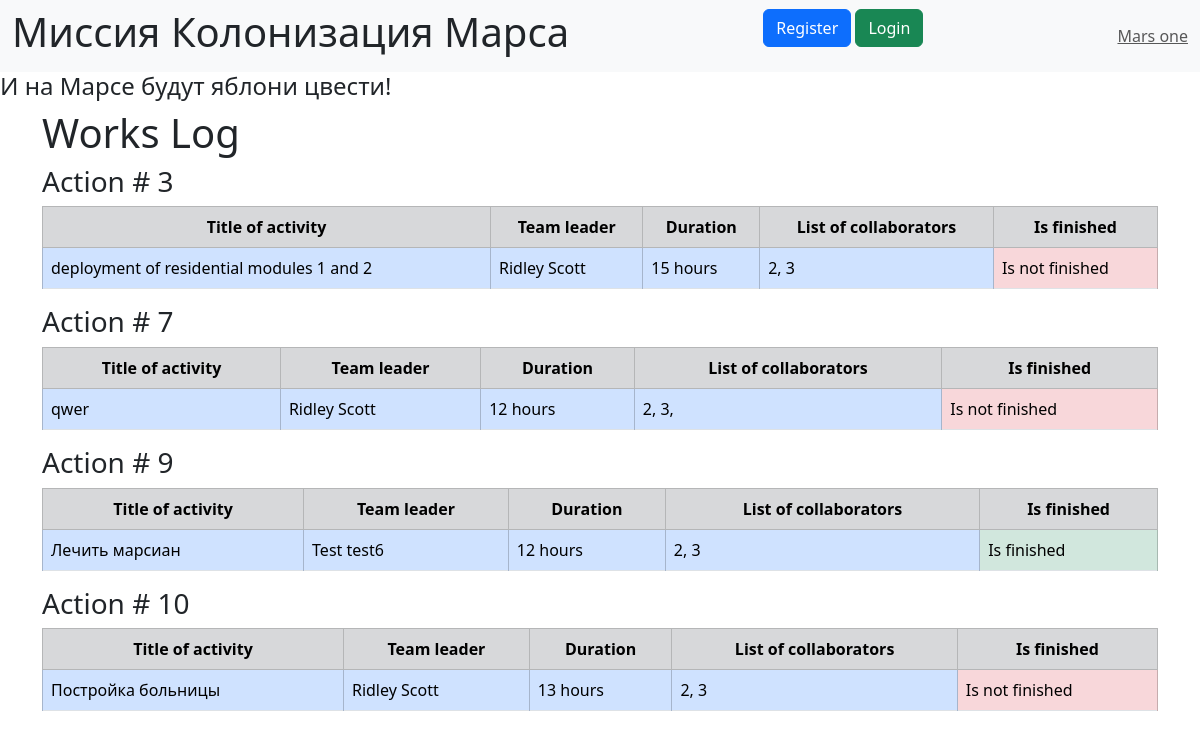
Before: / with the older database file.
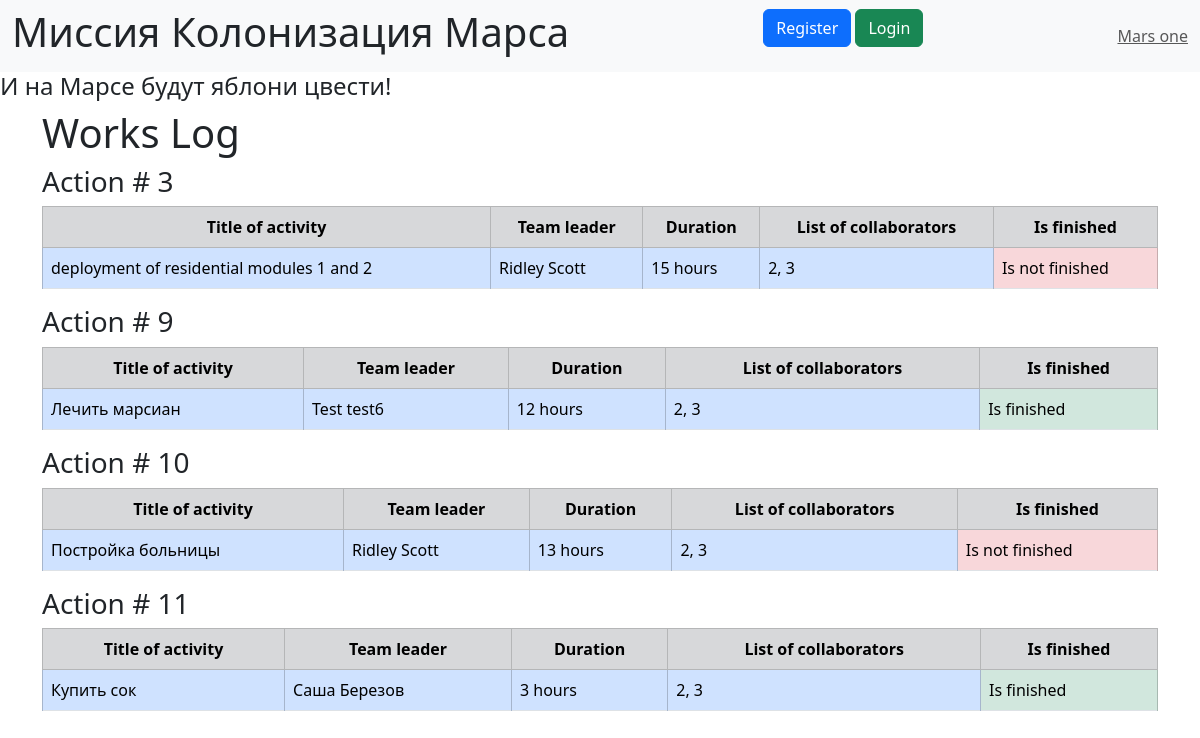
After: the same page with the newer database file.
### SQL/data/jobs.py (models this page shows, shortened)
class Jobs(SqlAlchemyBase):
    __tablename__ = 'jobs'
    id = sqlalchemy.Column(sqlalchemy.Integer, primary_key=True, autoincrement=True)
    job = sqlalchemy.Column(sqlalchemy.String, nullable=True)
    work_size = sqlalchemy.Column(sqlalchemy.Integer)
    collaborators = sqlalchemy.Column(sqlalchemy.String, nullable=True)
    start_date = sqlalchemy.Column(sqlalchemy.DateTime, nullable=True)
    end_date = sqlalchemy.Column(sqlalchemy.DateTime, nullable=True)
    is_finished = sqlalchemy.Column(sqlalchemy.Boolean, nullable=True)
    team_leader = sqlalchemy.Column(sqlalchemy.Integer, sqlalchemy.ForeignKey("users.id"))
    user = orm.relationship('User')

### main.py (the view)
@app.route("/")
def works_log():
    session = db_session.create_session()
    jobs = session.query(Jobs)
    captions = ['Title of activity', 'Team leader', 'Duration', 'List of collaborators', 'Is finished']
    team_leaders = [f"{user.name} {user.surname}" for job in jobs
                    for user in session.query(User).filter(User.id == job.team_leader)]
    return render_template('work.html', jobs=jobs, captions=captions, team_leaders=team_leaders)

### SQL/data/db_session.py (called while the page is built)
def create_session() -> Session:
    global __factory
    return __factory()

### templates/work.html (shortened to what this page needs)
{% extends "base.html"%}
{% block content %}
    <h1>Works Log</h1>
    {% for job in jobs%}
          <h3>Action # {{job.id}}</h3>
          <table class="table table-striped table-bordered">
          <tr class="table-secondary">
              {% for caption in captions%}
                    <th style="text-align: center;">{{caption}}</th>
              {% endfor%}
          </tr>
          <tr style="max-height: 100px">
              {% if job.is_finished %}
                 {% set is_finished = "Is finished" %}
              {% else %}
                 {% set is_finished = "Is not finished" %}
              {% endif %}
              <td class="table-primary">{{ job.job }}</td>
              <td class="table-primary">{{ team_leaders[loop.index - 1] }}</td>
              <td class="table-primary">{{ job.work_size }} hours</td>
              <td class="table-primary">{{ job.collaborators }}</td>
              {% if is_finished == "Is finished" %}
                    <td class="table-success">{{ is_finished }}</td>
              {% else%}
                    <td class="table-danger">{{ is_finished }}</td>
              {% endif %}
          </tr>
          </table>
    {% endfor%}
{% endblock %}

### templates/base.html (shortened to what this page needs)
<!DOCTYPE html>
<html lang="en">
<head>
    <link href="https://cdn.jsdelivr.net/npm/bootstrap@5.3.3/dist/css/bootstrap.min.css" rel="stylesheet">
</head>
<body>
<nav class="navbar navbar-expand-lg bg-body-tertiary">
  <div class="container-fluid">
   <h1>Миссия Колонизация Марса</h1>
      {% if current_user.is_authenticated %}
      <a class="navbar-brand" href="/logout">{{ current_user.name }} {{current_user.surname}}</a>
      <a class="btn btn-primary" href="/addjob">Add job</a>
      <a class="btn btn-primary" href="/logout">Logout</a>
      {% else %}
      <p>
          <a class="btn btn-primary" href="/register">Register</a>
        <a class="btn btn-success" href="/login">Login</a>
      </p>
      {% endif %}
      <a class="navbar-text" href="#">
        Mars one
      </a>
    </div>
</nav>
<h4>И на Марсе будут яблони цвести!</h4>
<main role="main" class="container">
    {% block content %}
    {% endblock %}
</main>
</body>
</html>

Changed rows visible on the page:
removed Jobs: id "7", captions "Title of activity" "Team leader" "Duration" "List of collaborators" "Is finished", job "qwer", team_leaders "Ridley Scott", work_size "12", collaborators "2, 3,", is_finished "Is not finished"
added Jobs: id "11", captions "Title of activity" "Team leader" "Duration" "List of collaborators" "Is finished", job "Купить сок", team_leaders "Саша Березов", work_size "3", collaborators "2, 3", is_finished "Is finished"
